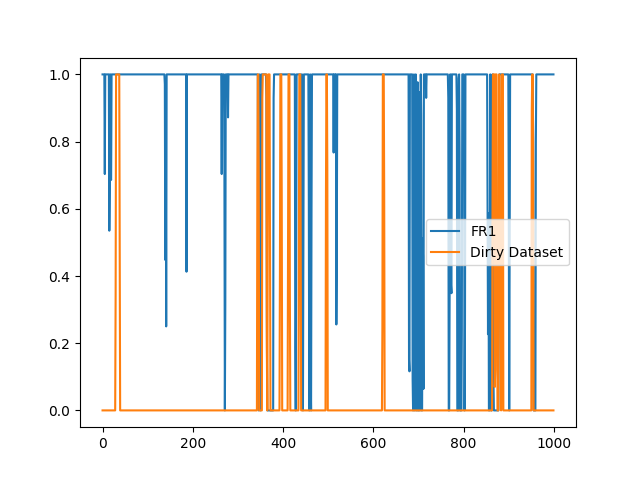
#> input picture Dirty_and_FR1.png, 640 x 480 px
$ python -i task5.py   (imports and definitions only)
#> lines starting #> are read from the running program, lines starting #| are printed output that depends on the picture
"""
07/5/19
- Try having 5 buckets: mean +- 2 stddev; mean +- 1 stddev (if the datapoints already don't follow when we bucket them into 3 buckets, how will bucketing into 5 buckets make things better?)

(discuss solutions with venkat)
- double check value of pump for FR1 - if the value is discrete why are we calculating mean and std =.=


for 2 std dev:
- FR1 the very prominent dip happened in datapoint 3760 to datapoint 4097
- FR8 the very prominent dip happened in datapoint 3760 to datapoint 4142


"""

import csv
import numpy as np
import copy
import matplotlib
# [1 line not run here, left out]
import matplotlib.pyplot as plt


class Task5:

	# [26 lines left out: function csvCreate, not called in this run]


	def convertString(self, inp):
		"""
		Used for converting

		Returns (date, time, am or pm)
		"""

		inp = copy.deepcopy(inp)
		inp = inp.split(" ")
		amORpm = None

		inp[0] = inp[0].split("/")
		inp[1] = inp[1].split(":")

		if (int(inp[1][0]) > 12):
			amORpm = "PM"
			inp[1][0] = str(int(inp[1][0])-12)
		elif (int(inp[1][0]) == 12):
			amORpm = "PM"
			inp[1][0] = str(12)
		else:
			amORpm = "AM"

		return (inp[0][1]+"/"+inp[0][0]+"/2017", ":".join(inp[1]), amORpm)


	# [128 lines left out: functions extractDatapoints, splitData, not called in this run]


	def calStats(self, input_dir, variables, proportion=1.0):
		"""
		UPDATED: 1/4/19

		Calculate mean and std dev for each variable

		proportion: proportion of datapoints that will be used to calculate the statistics. We'll be using the
		first portion of the data points for calculation.

		Documentation of output
		{"Sensor_Name":[sensor_mean_value, sensor_variance_valuee]}
		"""
#> called with input_dir = './data/processed_clean/processedWadi.csv', proportion = 1
		counter0 = 0
		counter1 = 0
		totalRow = 0  # total number of rows in the csv file
		endRow = 0  # row to end calculation
		indexList = {}
		counterDict = {}
		statsDict = {}

		for i in variables:
			statsDict[i] = [0,0,0,9999999]  # [mean, standard deviation, max, min]
			counterDict[i] = [0,0,0,0]   # [sum of all, sum of (difference with mean)^2]

		# calculate total number of rows
		with open(input_dir) as csvfile0:
			spamreader = csv.reader(csvfile0, delimiter=" ", quotechar="|")

			for row in spamreader:
				totalRow += 1

			endRow = int(totalRow * proportion)  # rounded down

		# calculate mean, max, and min
		print("Calculating mean, max and min...")
		with open(input_dir) as csvfile0:
			spamreader = csv.reader(csvfile0, delimiter=" ", quotechar="|")

			for row in spamreader:
				if counter0 == 0:
					for i in range(len(row)):
						for j in variables:
							if j in row[i]:
								indexList[j] = i
								counter1 += 1

					if counter1 != len(variables):
						print("ERROR: Retrieving column index from .csv file")
						break
				elif counter0 <= endRow:
					for i in variables:
						counterDict[i][0] += float(row[indexList[i]])

						# max and min
						if float(row[indexList[i]]) > statsDict[i][2]:
							statsDict[i][2] = float(row[indexList[i]])
						if float(row[indexList[i]]) < statsDict[i][3]:
							statsDict[i][3] = float(row[indexList[i]])
				else:
					break

				counter0 += 1
		for i in variables:
			statsDict[i][0] = counterDict[i][0]/counter0


		# calculate standard deviation
		print("Calculating standard deviation...")
		with open(input_dir) as csvfile0:
			spamreader = csv.reader(csvfile0, delimiter=" ", quotechar="|")

			counter0 = 0
			for row in spamreader:
				if counter0 != 0:
					if counter0 <= endRow:
						for i in variables:
							counterDict[i][1] += (float(row[indexList[i]]) - statsDict[i][0])**2
					else:
						# where counter0 > endRow
						break
				else:
					# where counter0 == 0
					pass

				counter0 += 1

		for i in variables:
			statsDict[i][1] = (counterDict[i][1]/counter0)**0.5

		for i in variables:
			print("Variable:{0};Mean:{1};Standard Deviation:{2};Max:{3};Min:{4};".format(i, statsDict[i][0], statsDict[i][1], statsDict[i][2], statsDict[i][3]))

		return statsDict


	# [704 lines left out: functions createIndexList, ResultReader, returnList1, returnList, FR1stateCreation, FR1ExpressionVerify and 7 more, not called in this run]


DIRPROCESSEDWADI = "./data/processed_clean/processedWadi.csv"
DIRDIRTYPROCESSEDWADI = "./data/processed_dirty/WADI_attackdata_October.csv"

# --- PHASE ONE ---
"""
Squashing entire dataset into 1000 datapoints
"""
# SQUASHED_VALUE = 1000
# DIRFR1DATATIMESPLIT = "./data/misc/phase1FR1dataTimeSplit.csv"
# DIRFR1SPLIT = "./data/misc/phase1FR1SplitData.csv"
# DIRFR1STATESWADI = "./data/misc/phase1FR1States.csv"
# DIRFR1RESULT = "./data/misc/phase1FR1Result.csv"
# DIRFR1RESULTSQUASHED = "./data/misc/phase1FR1ResultSquashed.csv"

# DIRFR8DATATIMESPLIT = "./data/misc/phase1FR8dataTimeSplit.csv"
# DIRFR8SPLIT = "./data/misc/phase1FR8SplitData.csv"
# DIRFR8STATESWADI = "./data/misc/phase1FR8States.csv"
# DIRFR8RESULT = "./data/misc/phase1FR8Result.csv"
# DIRFR8RESULTSQUASHED = "./data/misc/phase1FR8ResultSQUASHED.csv"

# DIRGRAPHRESULT = "./data/misc/phase1GraphResult.csv"  # for dirty data
# DIRGRAPHRESULTSQUASHED = "./data/misc/phase1GraphResultSquashed.csv"

# ATTACKTIMING = [["9/10/17 19:25:00", "9/10/17 19:50:16"],
# 				["10/10/17 10:24:10", "10/10/17 10:34:00"],
# 				["10/10/17 10:55:00", "10/10/17 11:24:00"],
# 				["10/10/17 11:30:40", "10/10/17 11:44:50"],
# 				["10/10/17 13:39:30", "10/10/17 13:50:40"],
# 				["10/10/17 14:48:17", "10/10/17 14:59:55"],
# 				["10/10/17 17:40:00", "10/10/17 17:49:40"],
# 				["10/10/17 10:55:00", "10/10/17 10:56:27"],
# 				["11/10/17 11:17:54", "11/10/17 11:31:20"],
# 				["11/10/17 11:36:31", "11/10/17 11:47:00"],
# 				["11/10/17 11:59:00", "11/10/17 12:05:00"],
# 				["11/10/17 12:07:30", "11/10/17 12:10:52"],
# 				["11/10/17 12:16:00", "11/10/17 12:25:36"],
# 				["11/10/17 15:26:30", "11/10/17 15:37:00"],]


# # for testing FR1
# proportionForTraining = 0.6
# proportionForTesting = 1
# Task5().extractDatapoints(DIRDIRTYPROCESSEDWADI, DIRFR1DATATIMESPLIT, "10/10/17 11:30:40", "10/10/17 11:44:50")
# stats = Task5().calStats(DIRPROCESSEDWADI, ["1_P_005", "2_LT_002_PV", "2_MCV_101", "2_MCV_201", "2_MCV_301", "2_MCV_401", "2_MCV_501", "2_MCV_601"], proportion=proportionForTraining)
# Task5().splitData(DIRDIRTYPROCESSEDWADI, DIRFR1SPLIT, ["Date", "Time", "1_P_005", "2_LT_002_PV", "2_MCV_101", "2_MCV_201", "2_MCV_301", "2_MCV_401", "2_MCV_501", "2_MCV_601"], 1, proportion=proportionForTesting)
# Task5().FR1stateCreation(DIRFR1SPLIT, DIRFR1STATESWADI, stats)
# Task5().FR1ExpressionVerify(DIRFR1STATESWADI, DIRFR1RESULT)
# Task5().returnList(DIRFR1RESULT, DIRFR1RESULTSQUASHED, SQUASHED_VALUE)  # create squashed results and produce ratio


# # for testing FR8
# proportionForTraining = 0.6
# proportionForTesting = 1
# Task5().extractDatapoints(DIRDIRTYPROCESSEDWADI, DIRFR8DATATIMESPLIT, "10/10/17 11:30:40", "10/10/17 11:44:50")
# stats = Task5().calStats(DIRPROCESSEDWADI, ["2_LT_002_PV", "2_FIT_002", "2_FIT_003", "2_MCV_101", "2_MCV_201", "2_MCV_301", "2_MCV_401", "2_MCV_501", "2_MCV_601"], proportion=proportionForTraining)
# Task5().splitData(DIRDIRTYPROCESSEDWADI, DIRFR8SPLIT, ["Date", "Time", "2_LT_002_PV", "2_FIT_002", "2_FIT_003", "2_MCV_101", "2_MCV_201", "2_MCV_301", "2_MCV_401", "2_MCV_501", "2_MCV_601"], 1, proportion=proportionForTesting)
# Task5().FR8stateCreation(DIRFR8SPLIT, DIRFR8STATESWADI, stats)
# Task5().FR8ExpressionVerify(DIRFR8STATESWADI, DIRFR8RESULT)
# Task5().returnList(DIRFR8RESULT, DIRFR8RESULTSQUASHED, SQUASHED_VALUE)  # create squashed results and produce ratio

# # for dirty data
# Task5().GraphCreateResult(DIRDIRTYPROCESSEDWADI, DIRGRAPHRESULT)  # create true/false results for dirty data
# Task5().returnList(DIRGRAPHRESULT, DIRGRAPHRESULTSQUASHED, SQUASHED_VALUE)
# Task5().ResultReader(DIRGRAPHRESULT)  # produce ratio for original data

# # To show graph
# fr_result_dir = {"FR8":DIRFR8RESULTSQUASHED}
# testResult = Task5().TotalTest(DIRGRAPHRESULTSQUASHED, fr_result_dir)
# Task5().TotalRead(DIRGRAPHRESULTSQUASHED, fr_result_dir, True)


# --- PHASE TWO ---
"""
Slicing out attack data on attack identifier 12-15 inclusive
"""
DIRGRAPHSLICED = "./data/misc/phase2GraphSliced.csv"
DIRGRAPHRESULT = "./data/misc/phase2GraphResult.csv"  # for dirty data
DIRGRAPHRESULTUNSQUASHED = "./data/misc/phase2GraphResultUnsquashed.csv"

DIRFR1SPLIT = "./data/misc/phase2FR1SplitData.csv"
DIRFR1STATESWADI = "./data/misc/phase2FR1States.csv"
DIRFR1RESULT = "./data/misc/phase2FR1Result.csv"
DIRFR1RESULTUNSQUASHED = "./data/misc/phase2FR1ResultUNSQUASHED.csv"

DIRFR8SPLIT = "./data/misc/phase2FR8SplitData.csv"
DIRFR8STATESWADI = "./data/misc/phase2FR8States.csv"
DIRFR8RESULT = "./data/misc/phase2FR8Result.csv"
DIRFR8RESULTUNSQUASHED = "./data/misc/phase2FR8ResultUNSQUASHED.csv"

# for storing test details
DIRFR1DETAILWRONG = "./data/misc/phase2FR1DetailWrong.csv"
DIRFR8DETAILWRONG = "./data/misc/phase2FR8DetailWrong.csv"


ATTACKTIMING = [["11/10/17 11:59:01", "11/10/17 12:05:00"],
				["11/10/17 12:07:30", "11/10/17 12:10:52"],
				["11/10/17 12:16:00", "11/10/17 12:25:36"],
				["11/10/17 15:26:30", "11/10/17 15:36:59"],]  # first attack is shifted to one second later, and last attack is shifted to one second earlier

ATTACKORDER = ["FR8", "FR7", "None", "FR2"]  # quick fix to label attacks
FRRELATION = {"FR1":["FR1", "FR2", "FR8"], "FR2":["FR1", "FR2"], "FR3":["FR3"], "FR6":["FR6", "FR7", "FR8"], "FR7":["FR7", "FR8"], "FR8":["FR1", "FR6", "FR8"]}

# # for dirty graph
# Task5().extractDatapoints(DIRDIRTYPROCESSEDWADI, DIRGRAPHSLICED, "11/10/17 11:59:00", "11/10/19 15:37:00")

proportionForTraining = 1
proportionForTesting = 1

# [8 lines of commented-out code are left out]
# [1 line that did not run here, left out]
# [18 lines of commented-out code are left out]

>>> import cv2
>>> picture = cv2.imread('Dirty_and_FR1.png', cv2.IMREAD_GRAYSCALE)
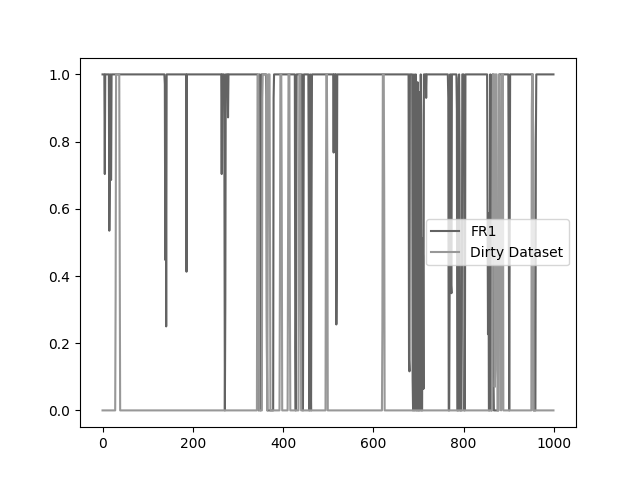
#> picture: shape (480, 640); min 0, max 255, mean 235
#> (the run stopped early here; a loop or call above may not have finished)

$ run again, on Sliced_and_FR1_2std.png
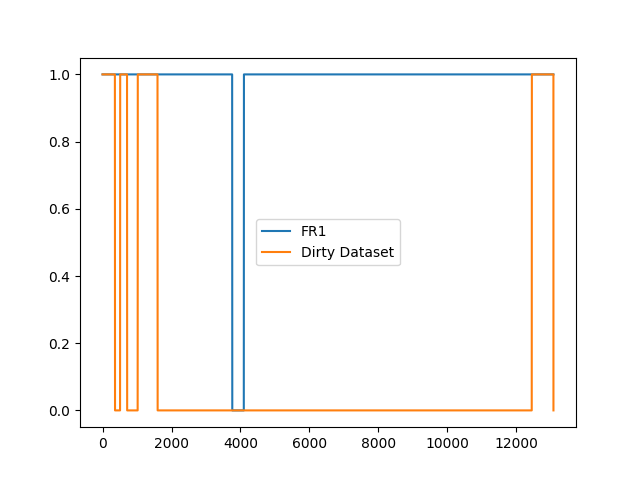
#> input picture Sliced_and_FR1_2std.png, 640 x 480 px
#> `picture = cv2.imread('Dirty_and_FR1.png', cv2.IMREAD_GRAYSCALE)`:
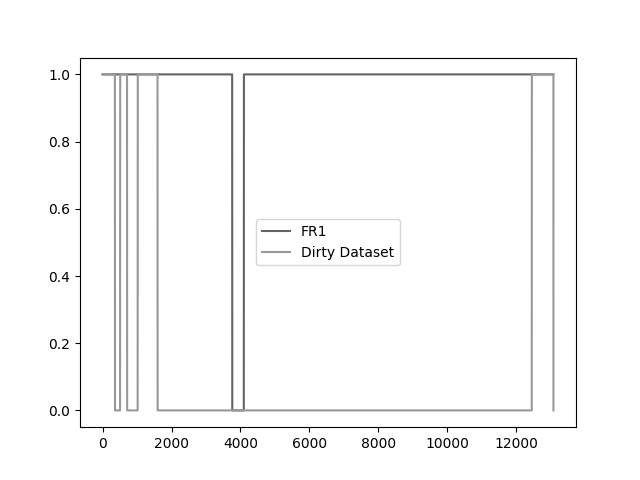
#> picture: shape (480, 640); min 0, max 255, mean 248.9
